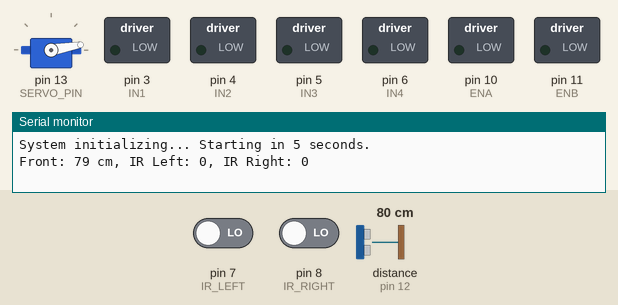
The sketch below on a simulated Arduino Uno, built with avr-gcc and run on an emulated ATmega328P. Parts: servo, switched loads named in the sketch (green lamp = pin HIGH), the last lines printed to the serial monitor. Wiring (inferred from the names in the program): ultrasonic range finder: trigger pin 9; echo pin 12. Dashed ring = blinking. The test bench sets the inputs (shaded band); at power-on: distance to the obstacle (sensor on pin 12) 80 cm, pin 7 (IR_LEFT) LOW, pin 8 (IR_RIGHT) LOW. The echo pulse lasts 58.3 µs per cm; pins used as bus, display or sensor lines are not drawn.

Above: at 6.2 s.
6.3 s: distance to the obstacle (sensor on pin 12) set to 2 cm
At 9.1 s:
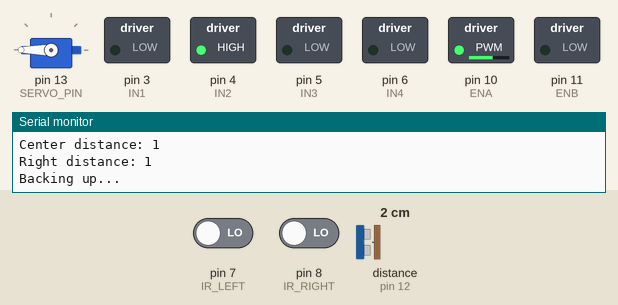
10.7 s: distance to the obstacle (sensor on pin 12) set to 19 cm
14.2 s: distance to the obstacle (sensor on pin 12) set to 24 cm
At 16.2 s:
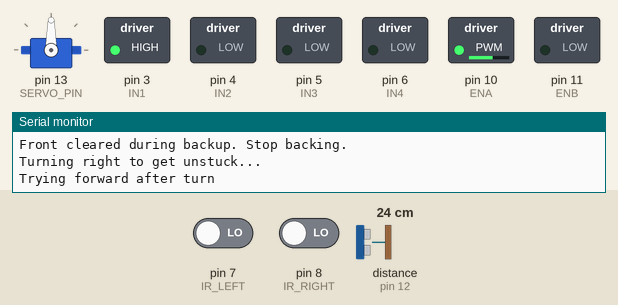
17.7 s: distance to the obstacle (sensor on pin 12) set to 4 cm
At 19.8 s:
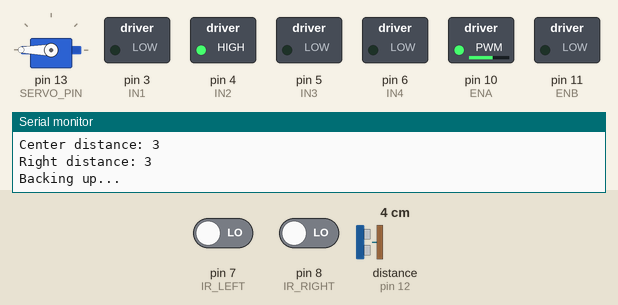
21.2 s: distance to the obstacle (sensor on pin 12) set to 35 cm
At 24.5 s:
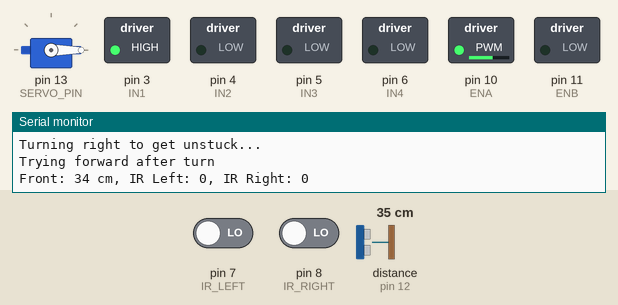
Timing chart, 0 to 30.3 s (numbered marks = the images above; inputs shaded):
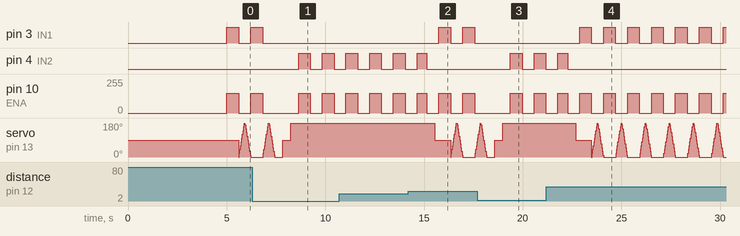

Measured:
- the behaviour switches between 21 and 22 cm on distance to the obstacle (sensor on pin 12) (found by bisection; images 1 and 2)
- after the input at 6.3 s, pin 3 (IN1): goes on until 6.8 s, then stays LOW; pin 4 (IN2): alternates HIGH for 0.60 s and LOW for 0.60 s, starting after 2.3 s
- after the input at 14.2 s, pin 3 (IN1): alternates HIGH for 0.60 s and LOW for 0.61 s, starting after 1.5 s
- after the input at 17.7 s, pin 3 (IN1): stops changing and stays LOW; pin 4 (IN2): alternates HIGH for 0.60 s and LOW for 0.60 s, starting after 1.7 s
- by itself, pin 10 (ENA): alternates 150/255 for 0.60 s and 0/255 for 0.61 s

The sketch:

obstacle_avoidance.ino
```cpp
#include <Servo.h>

// Motor pins
#define ENA 10
#define IN1 3
#define IN2 4

// Steering motor pins
#define ENB 11
#define IN3 5
#define IN4 6

// Ultrasonic pins
#define TRIG 9
#define ECHO 12

// Servo pin
#define SERVO_PIN 13

// IR sensors at back
#define IR_LEFT 7
#define IR_RIGHT 8

Servo scanServo;

void setup() {
  pinMode(ENA, OUTPUT);
  pinMode(IN1, OUTPUT);
  pinMode(IN2, OUTPUT);

  pinMode(ENB, OUTPUT);
  pinMode(IN3, OUTPUT);
  pinMode(IN4, OUTPUT);


  pinMode(TRIG, OUTPUT);
  pinMode(ECHO, INPUT);

  pinMode(IR_LEFT, INPUT);
  pinMode(IR_RIGHT, INPUT);

  scanServo.attach(SERVO_PIN);
  scanServo.write(90); // start center

  Serial.begin(115200);

  // Wait 5 seconds before starting
  Serial.println("System initializing... Starting in 5 seconds.");
  delay(5000);
}

// Returns distance in cm from ultrasonic sensor
int getDistance() {
  digitalWrite(TRIG, LOW);
  delayMicroseconds(5);
  digitalWrite(TRIG, HIGH);
  delayMicroseconds(10);
  digitalWrite(TRIG, LOW);

  long duration = pulseIn(ECHO, HIGH, 30000);
  if (duration == 0) return 300; // no reading
  int distance = duration * 0.034 / 2;
  return distance;
}

void loop() {
  int frontDistance = getDistance();
  int irLeft = digitalRead(IR_LEFT);
  int irRight = digitalRead(IR_RIGHT);

  Serial.print("Front: "); Serial.print(frontDistance);
  Serial.print(" cm, IR Left: "); Serial.print(irLeft);
  Serial.print(", IR Right: "); Serial.println(irRight);

  // Both front and back have obstacles
  if (frontDistance <= 20 && irLeft == HIGH && irRight == HIGH) {
    stopMotor();
    Serial.println("Obstacle in front AND back! Deciding turn...");
    turnInClearDirection(); // Custom function
  }
  // Only front blocked
  else if (frontDistance <= 20) {
    stopMotor();
    getUnstuck();
  }
  // Only back blocked (more weightage to IR)
  else if (irLeft == HIGH && irRight == HIGH) {
    stopMotor();
    Serial.println("Back IR blocked! Avoid reversing. Proceed cautiously.");
    goForwardPulseWithScan();
  }
  else {
    goForwardPulseWithScan();
  }
}

// Pulsed forward with servo scanning sweep during off phase
void goForwardPulseWithScan() {
  digitalWrite(IN1, HIGH);
  digitalWrite(IN2, LOW);
  analogWrite(ENA, 150);
  delay(600);

  stopMotor();

  const int stepAngle = 10;
  const int steps = 180 / stepAngle;
  const int stepDelay = 600 / (steps * 2);

  for (int angle = 0; angle <= 180; angle += stepAngle) {
    scanServo.write(angle);
    delay(stepDelay);
  }
  for (int angle = 180; angle >= 0; angle -= stepAngle) {
    scanServo.write(angle);
    delay(stepDelay);
  }
}

void stopMotor() {
  analogWrite(ENA, 0);
  digitalWrite(IN1, LOW);
  digitalWrite(IN2, LOW);
}

void getUnstuck() {
  Serial.println("Attempting to get unstuck...");

  int distLeft, distCenter, distRight;

  scanServo.write(0);
  delay(400);
  distLeft = getDistance();
  Serial.print("Left distance: "); Serial.println(distLeft);

  scanServo.write(90);
  delay(400);
  distCenter = getDistance();
  Serial.print("Center distance: "); Serial.println(distCenter);

  scanServo.write(180);
  delay(400);
  distRight = getDistance();
  Serial.print("Right distance: "); Serial.println(distRight);

  // Back up until front clears or IRs detect obstacle
  while (true) {
    int irLeft = digitalRead(IR_LEFT);
    int irRight = digitalRead(IR_RIGHT);
    int frontDistance = getDistance();

    if (frontDistance > 20) {
      Serial.println("Front cleared during backup. Stop backing.");
      break;
    }

    if (irLeft == HIGH && irRight == HIGH) {
      Serial.println("Back blocked. Cannot reverse more.");
      stopMotor();
      break;
    }

    Serial.println("Backing up...");
    digitalWrite(IN1, LOW);
    digitalWrite(IN2, HIGH);
    analogWrite(ENA, 150);
    delay(600);
    stopMotor();
    delay(600);
  }

  // Decide turn direction
  if (distLeft > distRight) {
    Serial.println("Turning left to get unstuck...");
    turnLeftPulse();
  } else {
    Serial.println("Turning right to get unstuck...");
    turnRightPulse();
  }

  Serial.println("Trying forward after turn");
  goForwardPulseWithScan();
}

// If both front and back are blocked
void turnInClearDirection() {
  int distLeft, distRight;

  scanServo.write(0);
  delay(400);
  distLeft = getDistance();

  scanServo.write(180);
  delay(400);
  distRight = getDistance();

  if (distLeft > distRight) {
    Serial.println("Clearer on left — turning left");
    turnLeftPulse();
  } else {
    Serial.println("Clearer on right — turning right");
    turnRightPulse();
  }

  goForwardPulseWithScan();
}

void turnRightPulse() {
  digitalWrite(IN1, LOW);
  digitalWrite(IN2, HIGH);
  analogWrite(ENA, 150);
  delay(500);
  stopMotor();

  scanServo.write(180);
  delay(400);
  scanServo.write(90);
  delay(200);
}

void turnLeftPulse() {
  digitalWrite(IN1, LOW);
  digitalWrite(IN2, HIGH);
  analogWrite(ENA, 150);
  delay(500);
  stopMotor();

  scanServo.write(0);
  delay(400);
  scanServo.write(90);
  delay(200);
}
```
